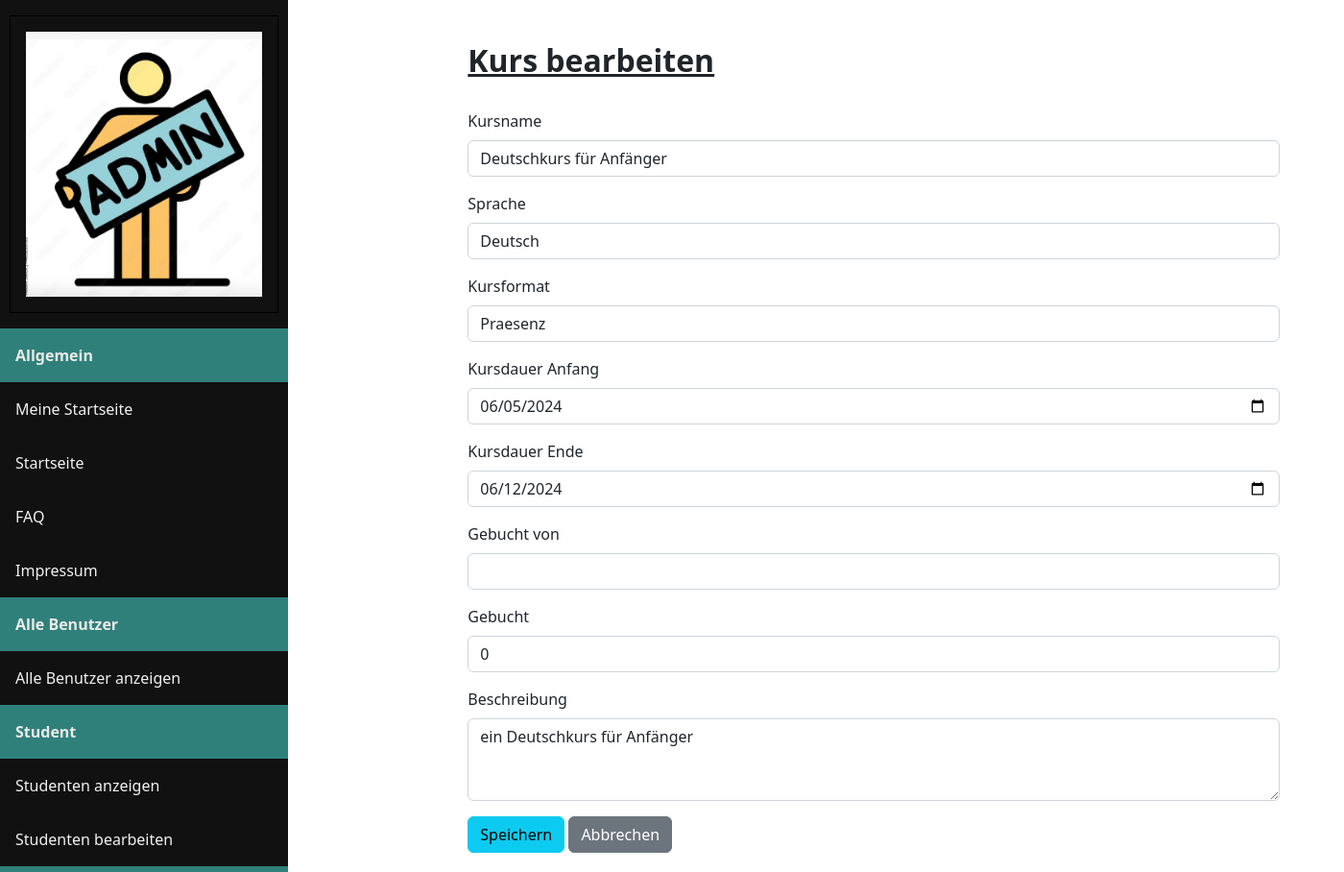
/admin/courseedit.php?id=5, run on an earlier commit of the app's database.
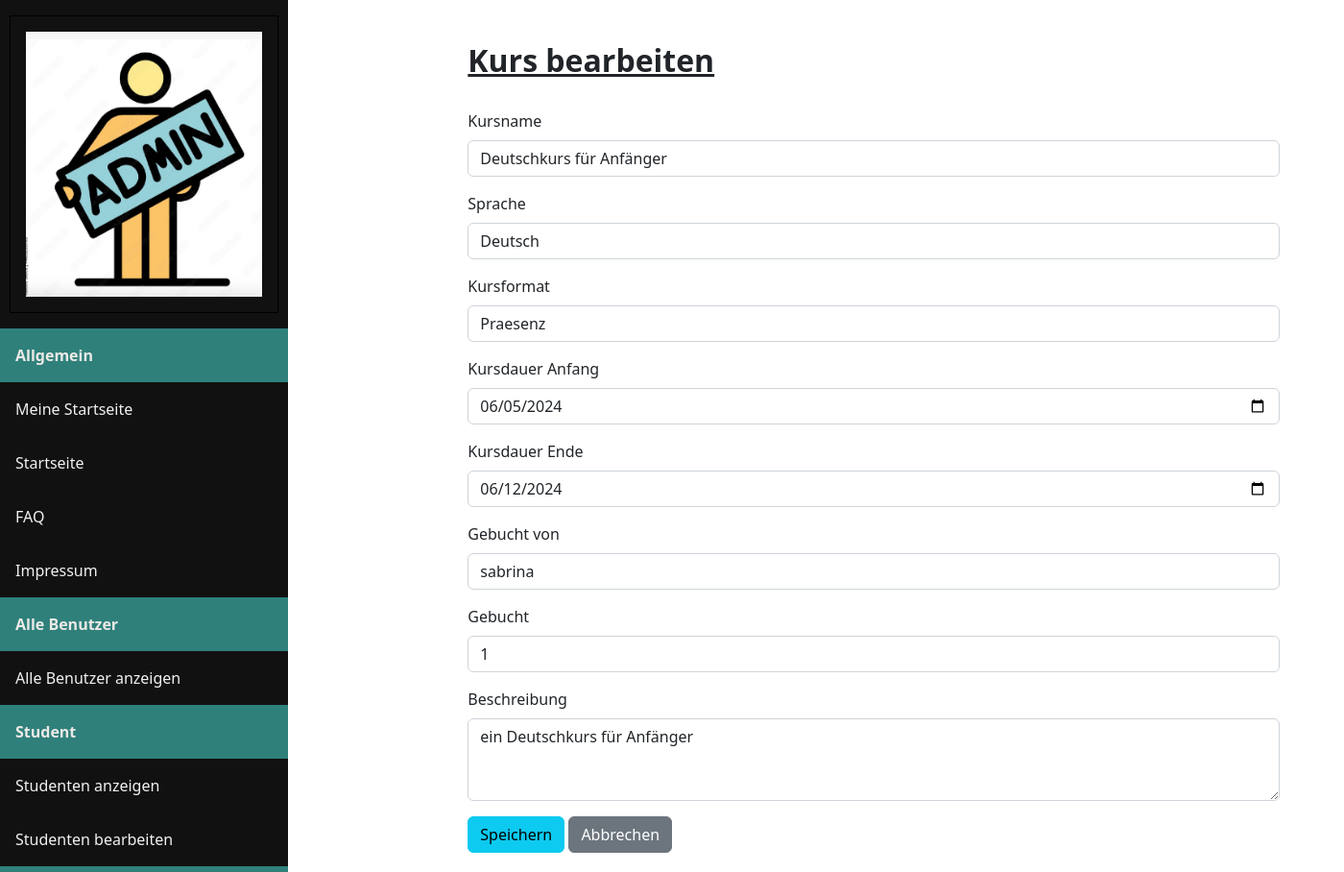
And on a later commit of the database.
### tables this page shows
CREATE TABLE `kurse` (
                         `Kursname` text NOT NULL,
                         `Anbieter_Email` text NOT NULL,
                         `Anbieter` text NOT NULL,
                         `Sprache` text NOT NULL,
                         `Beschreibung` text NOT NULL,
                         `Kursformat` enum('Online','Praesenz') NOT NULL,
                         `Zielgruppe` enum('Anfaenger','Fortgeschritten','Experte') NOT NULL,
                         `Kursdauer_Anfang` date NOT NULL,
                         `Kursdauer_Ende` date NOT NULL,
                         `Preis` int(11) NOT NULL,
                         `Gebucht` tinyint(1) NOT NULL,
                         `Gebucht_von` text NOT NULL,
                         `KursID` int(11) NOT NULL
);

### backend/db_connect.php (called while the page is built, shortened)
<?php
function getDBConnection(){
    $servername  = "localhost";
    $dbusername  = "root";
    $dbpassword  = "";
    $dbname      = "languageconnect";
    $db = new mysqli($servername, $dbusername, $dbpassword, $dbname);
    return $db;
}

### admin/courseedit.php (the view, shortened to what this page needs)
<?php
include_once '../backend/db_connect.php';
include_once 'adminnav.php';
if (isset($_GET['id'])) {
    $kursID = $_GET['id'];
    if ($_SERVER['REQUEST_METHOD'] == 'POST') {
        $kursname = $_POST['kursname'];
        $sprache = $_POST['sprache'];
        $kursformat = $_POST['kursformat'];
        $kursdauer_anfang = $_POST['kursdauer_anfang'];
        $kursdauer_ende = $_POST['kursdauer_ende'];
        $gebucht_von = $_POST['gebucht_von'];
        $gebucht = $_POST['gebucht'];
        $beschreibung = $_POST['beschreibung'];
        $sql = "UPDATE kurse SET Kursname = ?, Sprache = ?, Kursformat = ?, Kursdauer_Anfang = ?, Kursdauer_Ende = ?, Gebucht_von = ?, Gebucht = ?, Beschreibung = ? WHERE KursID = ?";
        $stmt = mysqli_stmt_init(getDBConnection());
        if (mysqli_stmt_prepare($stmt, $sql)) {
            mysqli_stmt_bind_param($stmt, "ssssssssi", $kursname, $sprache, $kursformat, $kursdauer_anfang, $kursdauer_ende, $gebucht_von, $gebucht, $beschreibung, $kursID);
            mysqli_stmt_execute($stmt);
            mysqli_stmt_close($stmt);
            header("Location: showcourse.php?editsuccess");
        } else {
            echo "Fehler: " . mysqli_error(getDBConnection());
        }
        getDBConnection()->close();
    } else {
        $sql = "SELECT * FROM kurse WHERE KursID = ?";
        $stmt = mysqli_stmt_init(getDBConnection());
        if (mysqli_stmt_prepare($stmt, $sql)) {
            mysqli_stmt_bind_param($stmt, "i", $kursID);
            mysqli_stmt_execute($stmt);
            $result = mysqli_stmt_get_result($stmt);
            $kurs = $result->fetch_assoc();
        } else {
            echo "Fehler: " . mysqli_error(getDBConnection());
        }
    }
} else {
    header("Location: showcourse.php?editerror");
}
?>
<!DOCTYPE html>
<html lang="de">
<head>
    <link href="https://cdn.jsdelivr.net/npm/bootstrap@5.2.2/dist/css/bootstrap.min.css" rel="stylesheet">
    <link rel="stylesheet" href="admin.css">
</head>
<body>
<div class="container">
    <div class="row justify-content-center">
        <div class="col-md-8">
           <br> <h2><b><u>Kurs bearbeiten</u></b></h2><br>
        <form action="courseedit.php?id=<?php echo $kursID; ?>" method="post">
            <div class="mb-3">
                <label for="kursname" class="form-label">Kursname</label>
                <input type="text" class="form-control" id="kursname" name="kursname" value="<?php echo $kurs['Kursname']; ?>" required>
            </div>
            <div class="mb-3">
                <label for="sprache" class="form-label">Sprache</label>
                <input type="text" class="form-control" id="sprache" name="sprache" value="<?php echo $kurs['Sprache']; ?>" required>
            </div>
            <div class="mb-3">
                <label for="kursformat" class="form-label">Kursformat</label>
                <input type="text" class="form-control" id="kursformat" name="kursformat" value="<?php echo $kurs['Kursformat']; ?>" required>
            </div>
            <div class="mb-3">
                <label for="kursdauer_anfang" class="form-label">Kursdauer Anfang</label>
                <input type="date" class="form-control" id="kursdauer_anfang" name="kursdauer_anfang" value="<?php echo $kurs['Kursdauer_Anfang']; ?>" required>
            </div>
            <div class="mb-3">
                <label for="kursdauer_ende" class="form-label">Kursdauer Ende</label>
                <input type="date" class="form-control" id="kursdauer_ende" name="kursdauer_ende" value="<?php echo $kurs['Kursdauer_Ende']; ?>" required>
            </div>
            <div class="mb-3">
                <label for="gebucht_von" class="form-label">Gebucht von</label>
                <input type="text" class="form-control" id="gebucht_von" name="gebucht_von" value="<?php echo $kurs['Gebucht_von']; ?>" required>
            </div>
            <div class="mb-3">
                <label for="gebucht" class="form-label">Gebucht</label>
                <input type="text" class="form-control" id="gebucht" name="gebucht" value="<?php echo $kurs['Gebucht']; ?>" required>
            </div>
            <div class="mb-3">
                <label for="beschreibung" class="form-label">Beschreibung</label>
                <textarea class="form-control" id="beschreibung" name="beschreibung" rows="3" required><?php echo $kurs['Beschreibung']; ?></textarea>
            </div>
            <button type="submit" class="btn btn-info">Speichern</button>
            <a href="showcourse.php" class="btn btn-secondary">Abbrechen</a>
        </form>
       </div>
     </div>
  </div>
</body>
</html>

What changed in the data, as far as the page shows it:
changed kurse "Deutschkurs für Anfänger": gebucht_von (not shown) → "sabrina"; gebucht "0" → "1"
